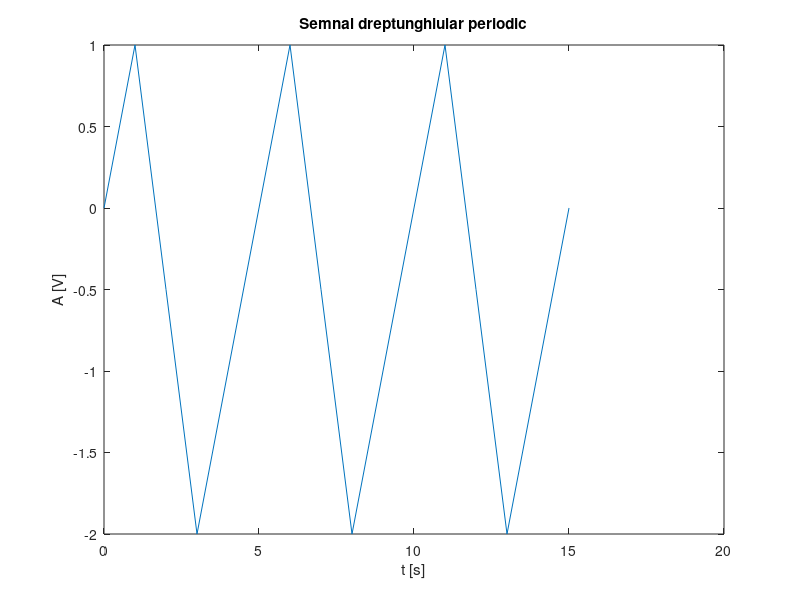

Reproduce this figure in MATLAB.
%Ex. 2: Semnal triunghiular

T = 5;  %Perioada semnalului
perioade = 3;   %Numarul de perioade care vor fi afisate in grafic
t = 0:perioade*T; %Vectorul care contine elementele pentru timp

x = zeros(1,length(t)); %Initializam o matrice cu elementele zero cu o linie si numarul de coloane egal cu lungimea vectorului t

%In urma calculelor s-au obtinut urmatoarele valori ale functiei:
x(mod(t,T)==0)=0; 
x(mod(t,T)==T/5)=1; 
x(mod(t,T)==2*T/5)=-1/2;
x(mod(t,T)==3*T/5)=-2;
x(mod(t,T)==4*T/5)=-1;

plot(t,x), title('Semnal dreptunghiular periodic'), xlabel('t [s]'), ylabel('A [V]')